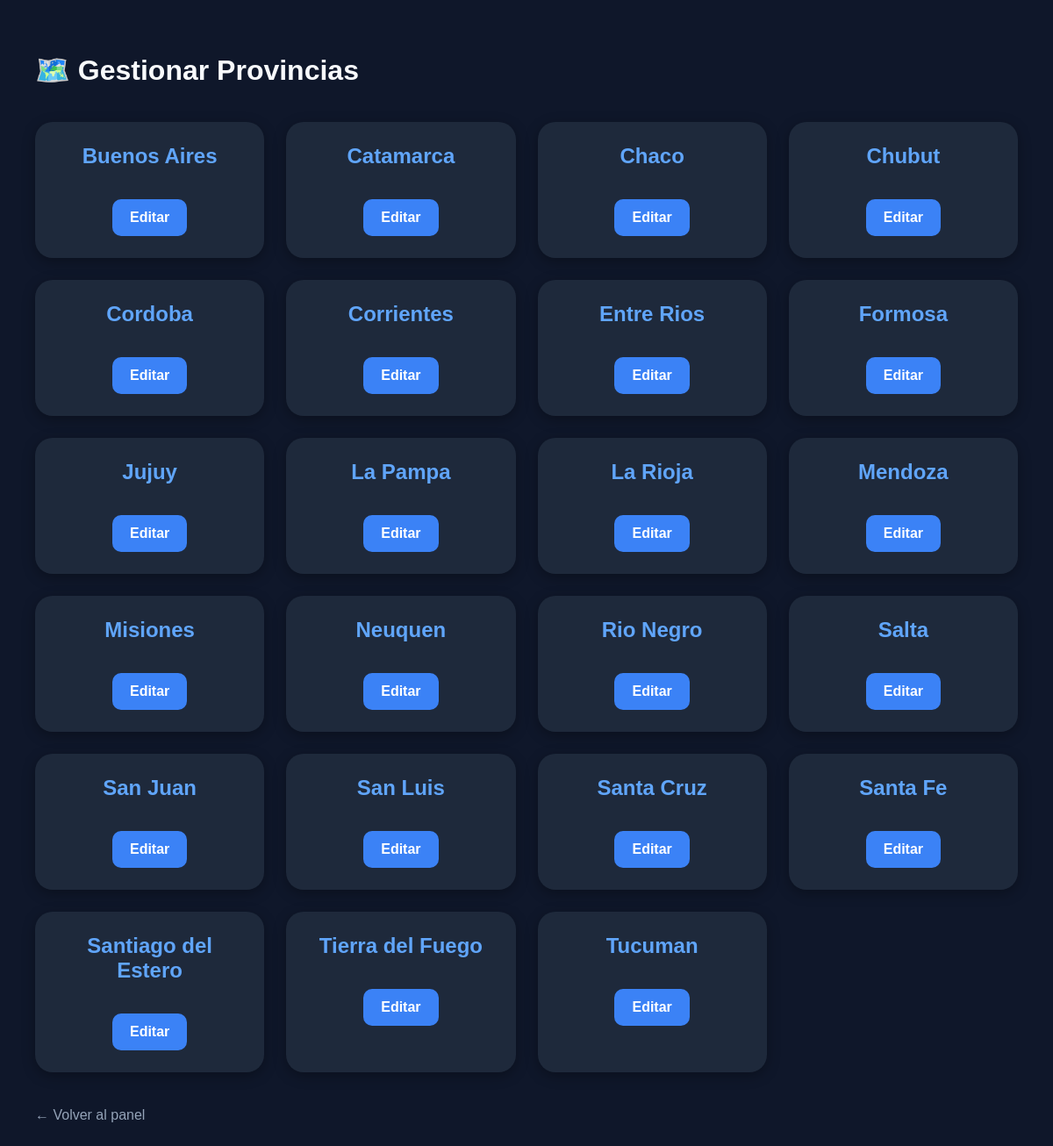
/admin/provincias (signed in), run on the app's committed database.
### tables this page shows
CREATE TABLE provincias(
    id INTEGER PRIMARY KEY AUTOINCREMENT,
    nombre TEXT,
    imagen TEXT
);

### routes/auth.py (the view)
@auth_bp.route("/admin/provincias")
def admin_provincias():
    if "usuario" not in session:
        return redirect(
            url_for("auth.login")
        )
    provincias = obtener_todas_las_provincias()
    return render_template(
        "admin_provincias.html",
        provincias=provincias
    )

### models/provincias_models.py (called while the page is built)
def obtener_todas_las_provincias():
    cursor.execute("""
    SELECT id, nombre
    FROM provincias
    ORDER BY nombre
    """)
    return cursor.fetchall()

### templates/admin_provincias.html (shortened to what this page needs)
<!DOCTYPE html>
<html>
<head>
</head>
<body>
    <h1>
        🗺️ Gestionar Provincias
    </h1>
    <div class="grid">
        {% for provincia in provincias %}
            <div class="card">
                <h2>
                    {{ provincia[1] }}
                </h2>
                <a
                    class="boton"
                    href="{{ url_for(
                        'auth.editar_provincias',
                        provincia_id=provincia[0]
                    ) }}"
                >
                    Editar
                </a>
            </div>
        {% endfor %}
    </div>
    <a
        class="volver"
        href="{{ url_for('auth.admin') }}"
    >
        ← Volver al panel
    </a>
</body>
</html>

### templates/admin_provincias.html (style rules this page uses)
body { margin: 0; padding: 40px; font-family: Arial, sans-serif; background-color: #0f172a; color: #f8fafc; }
h1 { margin-bottom: 40px; }
.grid { display: grid; grid-template-columns: repeat( auto-fit, minmax(250px, 1fr) ); gap: 25px; }
.card { background-color: #1e293b; border-radius: 20px; padding: 25px; box-shadow: 0 4px 15px rgba( 0, 0, 0, 0.3 ); text-align: center; transition: 0.3s; }
.card h2 { color: #60a5fa; margin-top: 0; }
.boton { display: inline-block; margin-top: 15px; padding: 12px 20px; background-color: #3b82f6; color: white; text-decoration: none; border-radius: 10px; font-weight: bold; }
.volver { display: inline-block; margin-top: 40px; color: #94a3b8; text-decoration: none; }

### data on the page
provincias: nombre "Buenos Aires"
provincias: nombre "Catamarca"
provincias: nombre "Chaco"
provincias: nombre "Chubut"
provincias: nombre "Cordoba"
provincias: nombre "Corrientes"
provincias: nombre "Entre Rios"
provincias: nombre "Formosa"
provincias: nombre "Jujuy"
provincias: nombre "La Pampa"
provincias: nombre "La Rioja"
provincias: nombre "Mendoza"
provincias: nombre "Misiones"
provincias: nombre "Neuquen"
provincias: nombre "Rio Negro"
provincias: nombre "Salta"
provincias: nombre "San Juan"
provincias: nombre "San Luis"
provincias: nombre "Santa Cruz"
provincias: nombre "Santa Fe"
provincias: nombre "Santiago del Estero"
provincias: nombre "Tierra del Fuego"
provincias: nombre "Tucuman"
